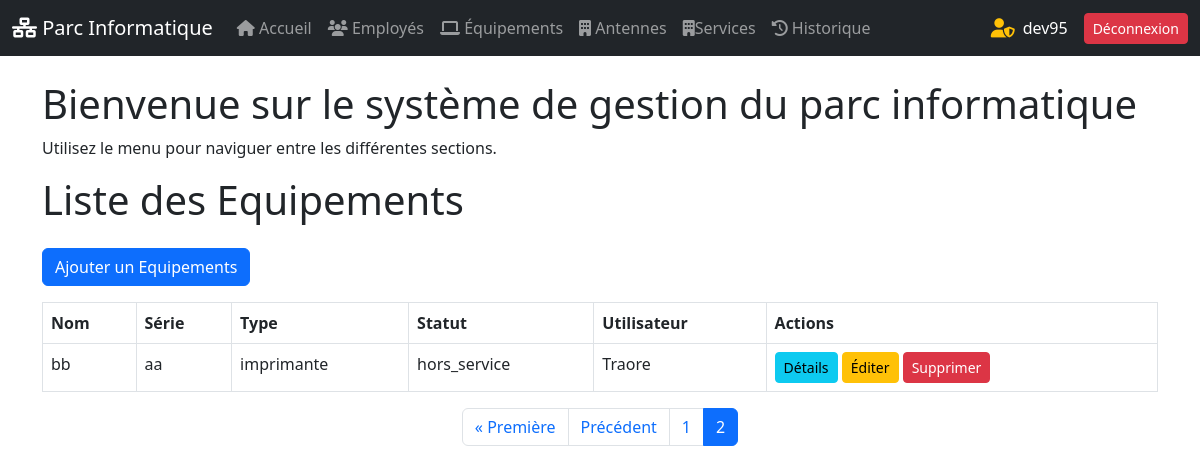
The page /equipements/?page=2 (signed in) on the database its author committed.
### gestion_parc/models.py (models this page shows, shortened)
class Equipement(models.Model):
    TYPE_CHOICES = [
        ('ordinateur', 'Ordinateur'),
        ('imprimante', 'Imprimante'),
        ('serveur', 'Serveur'),
        ('autre', 'Autre'),
    ]
    statut_choices = [
        ('actif', 'Actif'),
        ('en_reparation', 'En réparation'),
        ('hors_service', 'Hors service'),
        ('reserve', 'Réservé'),
    ]
    nom = models.CharField(max_length=100)
    marque = models.CharField(max_length=50)
    serie = models.CharField(max_length=15, unique=True)
    type = models.CharField(max_length=50, choices=TYPE_CHOICES)
    statut = models.CharField(max_length=50, choices=statut_choices, default='actif')
    utilisateur = models.ForeignKey(Employe, on_delete=models.SET_NULL, null=True, blank=True)
    service = models.ForeignKey(Service, on_delete=models.SET_NULL, null=True, blank=True)
    antenne = models.ForeignKey(Antenne, on_delete=models.CASCADE)

class Employe(models.Model):
    nom = models.CharField(max_length=100)
    prenom = models.CharField(max_length=100)
    email = models.EmailField(unique=True)
    fonction = models.CharField(max_length=150)
    service = models.ForeignKey(Service, on_delete=models.CASCADE)
    telephone = models.CharField(max_length=16, unique=True)

### gestion_parc/views.py (the view)
# urls.py: path('equipements/', views.liste_equipements, name='liste_equipements'),
@login_required
def liste_equipements(request):
    equipements = Equipement.objects.all()
    paginator = Paginator(equipements, 1)  # Show 25 contacts per page.
    page_number = request.GET.get("page")
    page_obj = paginator.get_page(page_number)
    return render(request, 'gestion_parc/liste_equipements.html', {'equipements': equipements, "page_obj": page_obj})

### gestion_parc/templates/gestion_parc/liste_equipements.html (shortened to what this page needs)
{% extends 'base.html' %}
{% block content %}
    <h1 class="mb-4">Liste des Equipements</h1>
    <a href="{% url "ajouter_equipement" %}" class="btn btn-primary mb-3">Ajouter un Equipements</a>
    <table class="table table-bordered">
        <thead class="thead-dark">
            <tr>
                <th>Nom</th>
                <th>Série</th>
                <th>Type</th>
                <th>Statut</th>
                <th>Utilisateur</th>
                <th>Actions</th>
            </tr>
        </thead>
        <tbody>
            {% for equipement in page_obj %}
                <tr>
                    <td>{{ equipement.nom }}</td>
                    <td>{{ equipement.serie }}</td>
                    <td>{{ equipement.type  }}</td>
                    <td>{{ equipement.statut }}</td>
                    <td>{{ equipement.utilisateur.nom  }}</td>
                    <td>
                        <a href="{% url "detail_equipement" equipement.id %}" class="btn btn-info btn-sm">Détails</a>
                        <a href="{% url 'modifier_equipement' equipement.id %}" class="btn btn-warning btn-sm">Éditer</a>
                        <a href="{% url 'supprimer_equipement' equipement.id %}" class="btn btn-danger btn-sm">Supprimer</a>
                    </td>
                </tr>
            {% endfor %}
        </tbody>
    </table>
<nav>
    <ul class="pagination justify-content-center">
        {% if page_obj.has_previous %}
            <li class="page-item">
                <a class="page-link" href="?page=1">&laquo; Première</a>
            </li>
            <li class="page-item">
                <a class="page-link" href="?page={{ page_obj.previous_page_number }}">Précédent</a>
            </li>
        {% endif %}
        {% for num in page_obj.paginator.page_range %}
            {% if page_obj.number == num %}
                <li class="page-item active">
                    <span class="page-link">{{ num }}</span>
                </li>
            {% elif num > page_obj.number|add:"-3" and num < page_obj.number|add:"3" %}
                <li class="page-item">
                    <a class="page-link" href="?page={{ num }}">{{ num }}</a>
                </li>
            {% endif %}
        {% endfor %}
    </ul>
</nav>
{% endblock %}

### templates/base.html (shortened to what this page needs)
{% load static %}
<!DOCTYPE html>
<html lang="fr">
<head>
    <link rel="stylesheet" href="{% static "css/dashbord.css" %}">
    <link rel="stylesheet" href="https://cdn.jsdelivr.net/npm/bootstrap@5.3.0/dist/css/bootstrap.min.css">
    <link rel="stylesheet" href="https://cdnjs.cloudflare.com/ajax/libs/font-awesome/6.4.0/css/all.min.css">
    <link rel="stylesheet" href="https://cdn.jsdelivr.net/npm/bootstrap@5.3.0/dist/css/bootstrap.min.css">
</head>
<body>
    <nav class="navbar navbar-expand-lg navbar-dark bg-dark">
        <div class="container-fluid">
            <a class="navbar-brand" href="{% url "home" %}">
                <i class="fas fa-network-wired"></i> Parc Informatique
            </a>
            <div class="collapse navbar-collapse" id="navbarNav">
                <ul class="navbar-nav me-auto">
                    {% if user.is_authenticated %}
                    <li class="nav-item">
                        <a class="nav-link" href="{% url "home" %}"><i class="fas fa-home"></i> Accueil</a>
                    </li>
                    <li class="nav-item">
                        <a class="nav-link" href="{% url "liste_employes" %}"><i class="fas fa-users"></i> Employés</a>
                    </li>
                    <li class="nav-item">
                        <a class="nav-link" href="{% url "liste_equipements" %}"><i class="fas fa-laptop"></i> Équipements</a>
                    </li>
                    <li class="nav-item">
                        <a class="nav-link" href="{% url "liste_antennes" %}"><i class="fas fa-building"></i> Antennes</a>
                    </li>
                    <li class="nav-item">
                        <a class="nav-link" href="{% url "liste_services" %}"><i class="fas fa-building"></i>Services</a>
                    </li>
                    <li class="nav-item">
                        <a class="nav-link" href="{% url "historique_list" %}"><i class="fas fa-history"></i> Historique</a>
                    </li>
                </ul>
                <div class="d-flex align-items-center">
                    {% if user.is_superuser %}
                        <i class="fa-solid fa-user-shield text-warning me-2" title="Administrateur connecté"></i>
                    {% else %}
                        <i class="fa-solid fa-user text-success me-2" title="Utilisateur connecté"></i>
                    {% endif %}
                        <span class="me-3">{{ user.username }}</span>
                        <a href="{% url 'deconnexion' %}" class="btn btn-danger btn-sm">Déconnexion</a>
                </div>
                {% else %}
                    <a href="{% url 'connexion' %}" class="btn btn-primary">Connexion</a>
                {% endif %}
            </div>
        </div>
    </nav>
    <div class="container mt-4">
        <h1>Bienvenue sur le système de gestion du parc informatique</h1>
        <p>Utilisez le menu pour naviguer entre les différentes sections.</p>
        {% block content %}{% endblock  %}
    </div>
</body>
</html>

### templates/base.html (style rules this page uses)
.fa-user-shield { font-size: 1.2rem; color: gold; }
span { color: #fff; }

### rows shown on the page
Equipement: nom "bb", serie "aa", type "imprimante", statut "hors_service", utilisateur.nom "Traore"

### other values the page prints
{{ user.username }} "dev95"
{{ num }} "1"
{{ num }} "2"
